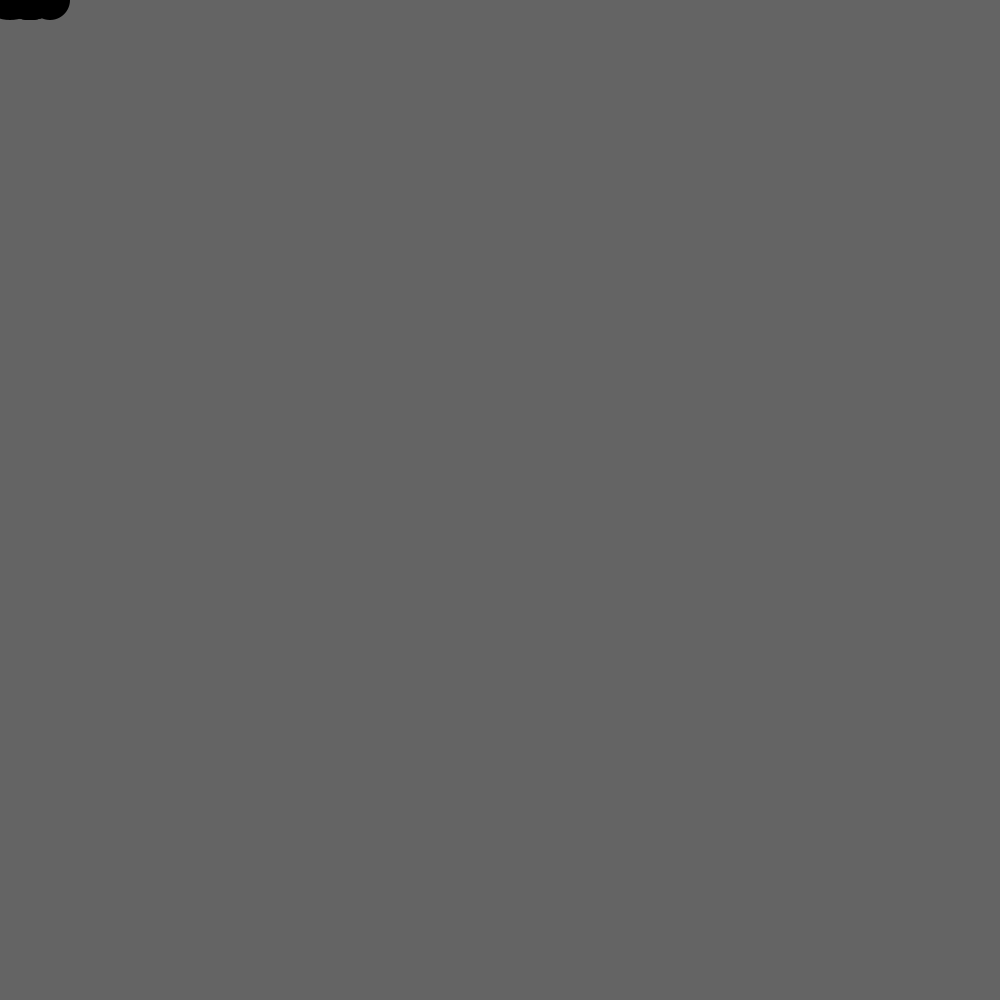
Frame 1 (no input)
Frame 60 (the mouse pressed at the canvas centre just before this capture): identical to frame 1, image omitted
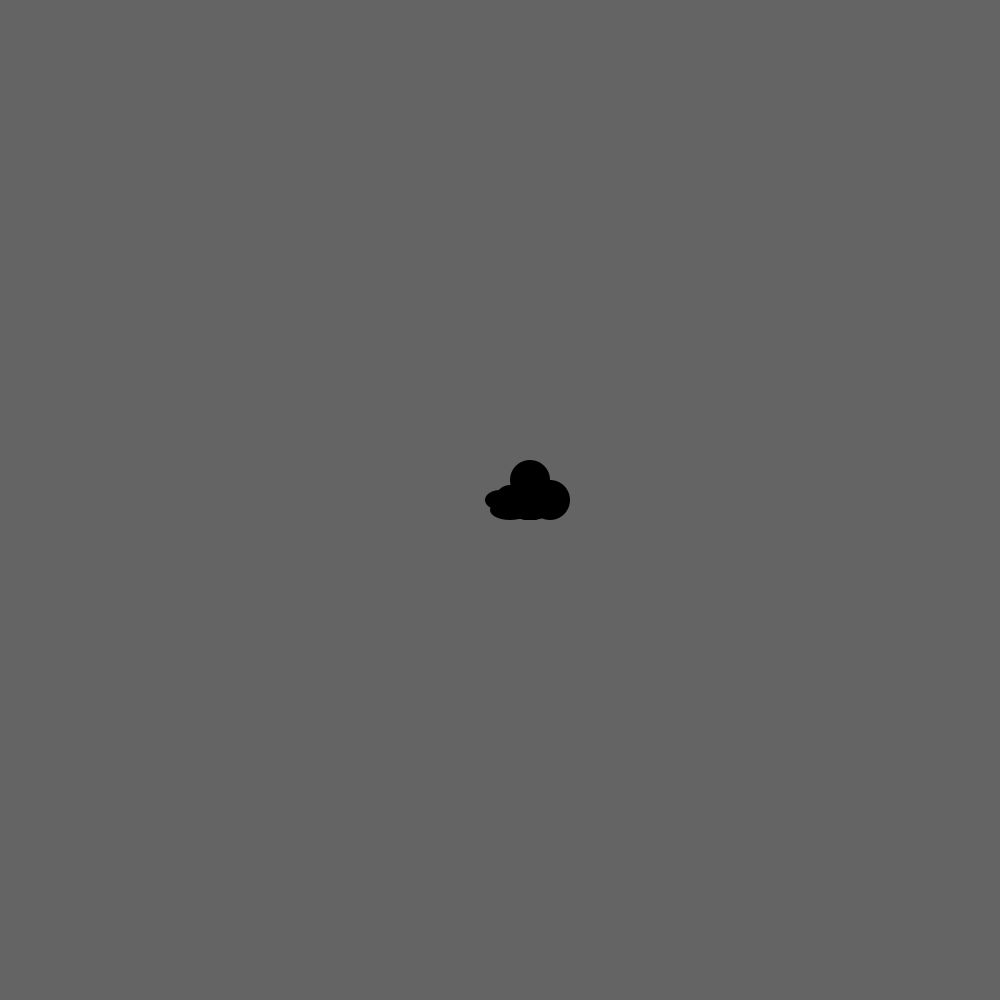
Frame 120 (the mouse held since frame 60 and released just before this capture)

The Processing sketch that drew these frames (run headless with seeded random() and noise(); from frame 60 on, the mouse is pressed at the canvas centre):

// Processing sketch: processing_163094
// ── processing_163094.pde

float cloudX;
float cloudY;
float x;
float y;

void setup() {
  size(1000,1000);
  frameRate(30);
  
}

void draw() {
  cloudX = mouseX;
  cloudY = mouseY;
  background(100);
  fill(0);
  noStroke();
  ellipse (cloudX, cloudY, 30, 20);
  ellipse (cloudX+10, cloudY, 30, 30);
  ellipse (cloudX+30, cloudY, 40, 40);
  ellipse (cloudX+30, cloudY+10, 40, 20);
  ellipse (cloudX+30, cloudY+10, 40, 20);
  ellipse (cloudX+30, cloudY-10, 40, 40);
  ellipse (cloudX+10, cloudY+10, 40, 20);
  ellipse (cloudX+30, cloudY-20, 40, 40);
  ellipse (cloudX+50, cloudY, 40, 40);
  ellipse (cloudX+30, cloudY+10, 40, 20);
  //below, eyes
  //fill(255);
  //ellipse (cloudX+10, cloudY, 3, 5);
  //ellipse (cloudX+30, cloudY, 3, 5);
}

void lightning()
{
  cloudX = mouseX;
  cloudY = mouseY;
  strokeWeight(8);
  
  stroke(240, 229, 7, 100);
  translate(cloudX+30, cloudY+20);
  rotate(PI/3);
  line(0, 0, 50, 50);
  translate(50, 50);
  rotate(-PI/3);
  line(0, 0, 50, 50);
  translate(50 ,50);
  rotate(PI/2.5);
  line(0, 0, 40, 40);
}
  
void mouseClicked() {
  //Here, draw lighting volt
  background(255);
  lightning();
  
  
}
